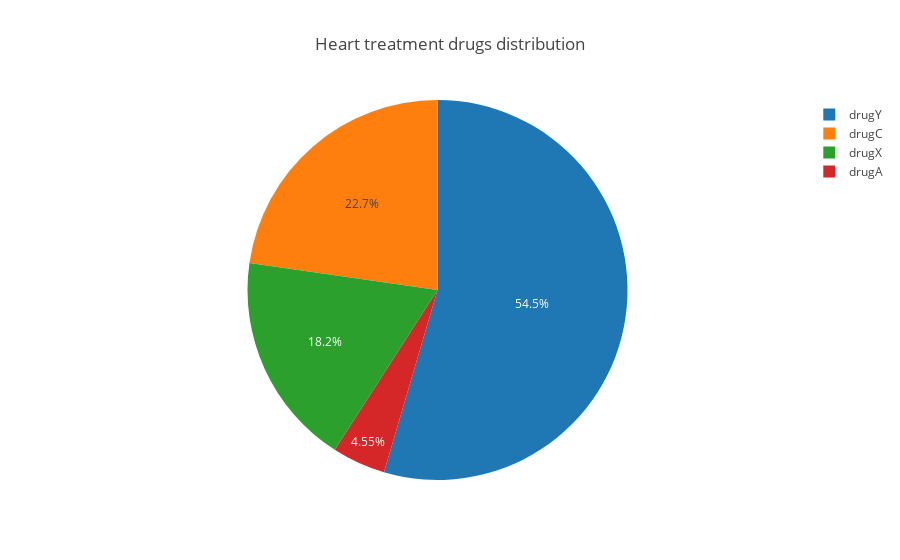

Source (notebook cell):
### Markdown cell above
Plot a pie chart that shows drugs distribution.

### Code cell
cumulative_stats = data_pdf.groupby(['$N-DRUG']).count()

drug_data = [go.Pie(
            labels=cumulative_stats.index,
            values=cumulative_stats['$NC-DRUG'],
    )]

drug_layout = go.Layout(
    title='Heart treatment drugs distribution',
)

fig = go.Figure(data=drug_data, layout=drug_layout)
iplot(fig)

### Figure 1 — Plotly figure (JSON) as saved in the notebook; plotly's stock layout.template omitted (floating-point values rounded to 4 significant figures)
{"data": [{"type": "pie", "values": [1, 5, 4, 12], "labels": ["drugA", "drugC", "drugX", "drugY"]}], "layout": {"title": "Heart treatment drugs distribution"}}
